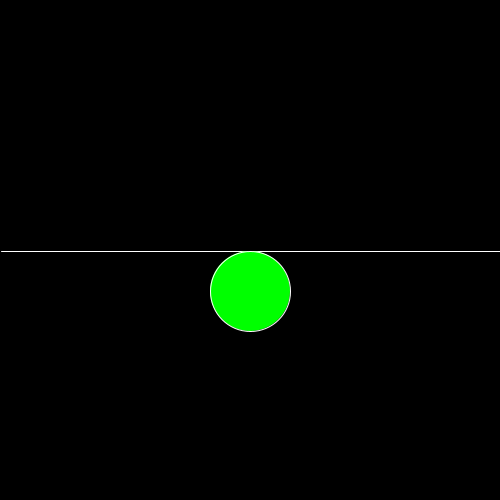
Frame 1 (no input)
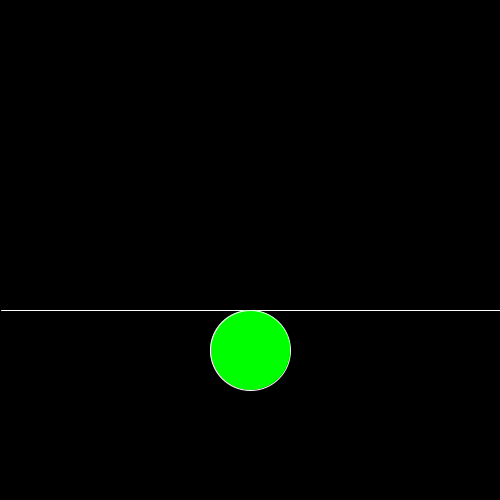
Frame 60 (the mouse pressed at the canvas centre just before this capture)
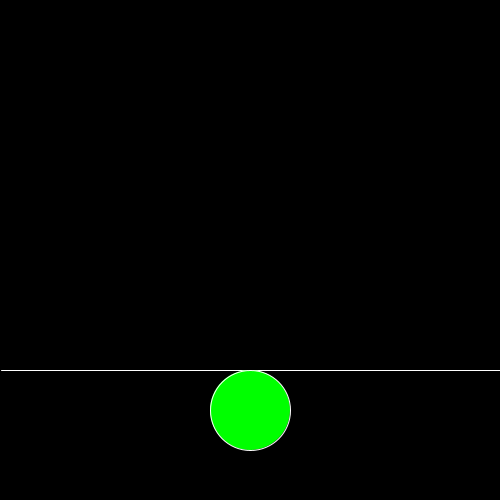
Frame 120 (the mouse held since frame 60 and released just before this capture)

The Processing sketch that drew these frames (run headless with seeded random() and noise(); from frame 60 on, the mouse is pressed at the canvas centre):

// Processing sketch: Ejercicio19
// ── Ejercicio19.pde
int linea;
int circ=1;

void setup(){
  size(500,500);
  linea = 250;
}

void draw(){
  background(0);
for (int x =0; x<1; x++){
  linea= linea+ circ;
}
if (linea>= height || linea <=0){
  circ= circ *-1;
}
  print(linea);
  stroke(255);
  fill(0,255,0);
  line(circ, linea, width, linea);
  ellipse(width/2, linea+40, 80, 80);
}
